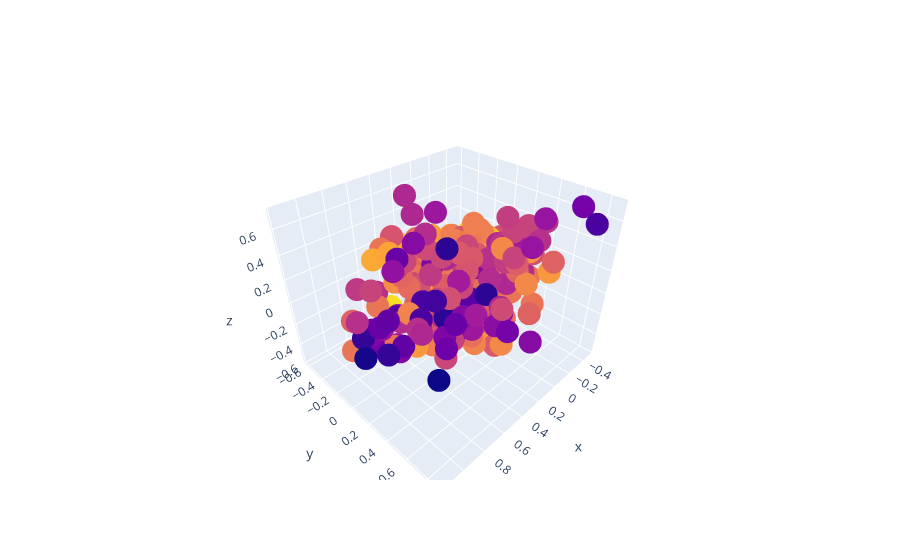

The code cell stored with this chart in its notebook:
### Markdown cell above
Создадим новый список из отобранных метаданных, которые наиболее интересны в анализе.

Далее мы используем PCA (*метод главных компонент, principal component analysis*), чтобы уменьшить размерность этого списка до 3, создавая матрицу, подходящую для генерации следующего трехмерного графика.

Чем меньше расстояние между любыми двумя песнями, тем больше сходства в их чертах.

### Code cell
!conda install plotly --yes

import plotly.offline as py
py.init_notebook_mode(connected=True)
import plotly.graph_objs as go
import plotly.tools as tls

chosen = ["energy", "liveness", "tempo", "valence", "loudness", "speechiness", "acousticness", "danceability", "instrumentalness"]
X = df[chosen].values
y = df["danceability"].values

text = df['artist_name'] + " - " + df['track_name']
text_plot = text.values

min_max_scaler = MinMaxScaler()
X = min_max_scaler.fit_transform(X)

pca = PCA(n_components=3)
pca.fit(X)

X = pca.transform(X)

trace = go.Scatter3d(
    x=X[:,0],
    y=X[:,1],
    z=X[:,2],
    text = text_plot,
    mode="markers",
    marker=dict(
        size=8,
        color=y
    )
)

fig = go.Figure(data=[trace])
py.iplot(fig, filename="test-graph")

### Figure 1 — Plotly figure (JSON) as saved in the notebook; plotly's stock layout.template omitted (floating-point values rounded to 4 significant figures; data arrays with more than 128 entries replaced by an {"elided": "..."} marker saying what was removed)
{"data": [{"marker": {"color": {"elided": "477 float values"}, "size": 8}, "mode": "markers", "text": {"elided": "477 str values"}, "type": "scatter3d", "x": {"elided": "477 float values"}, "y": {"elided": "477 float values"}, "z": {"elided": "477 float values"}}], "layout": {}}
